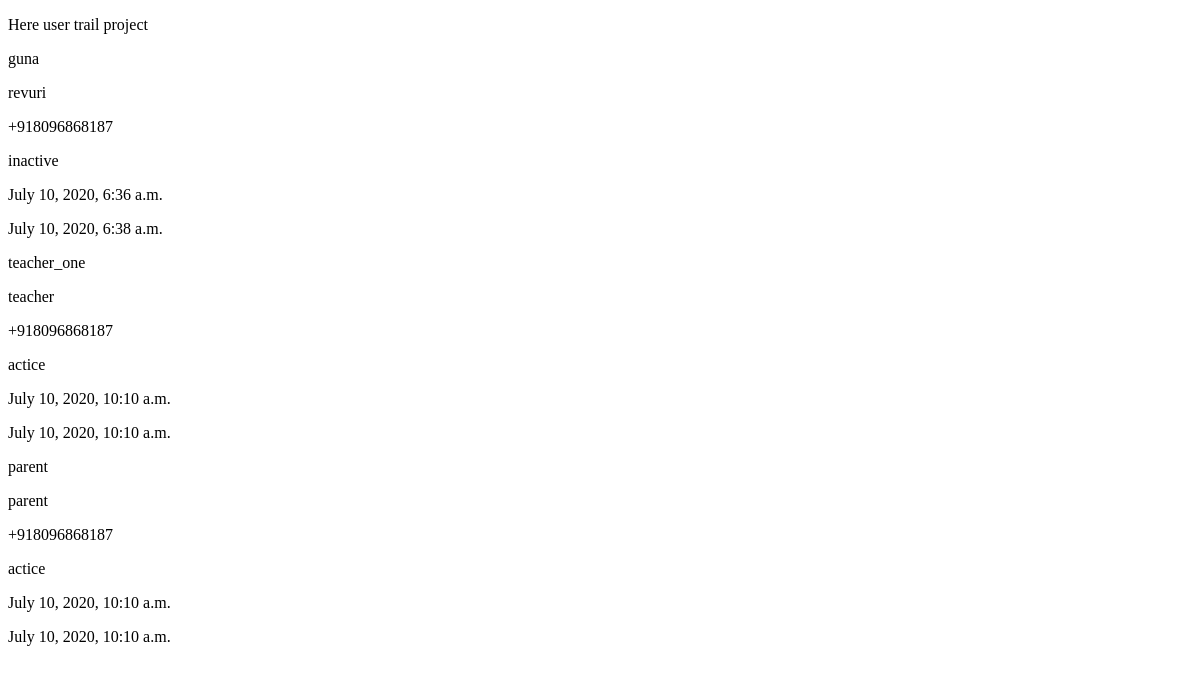
The app's page /, older data.
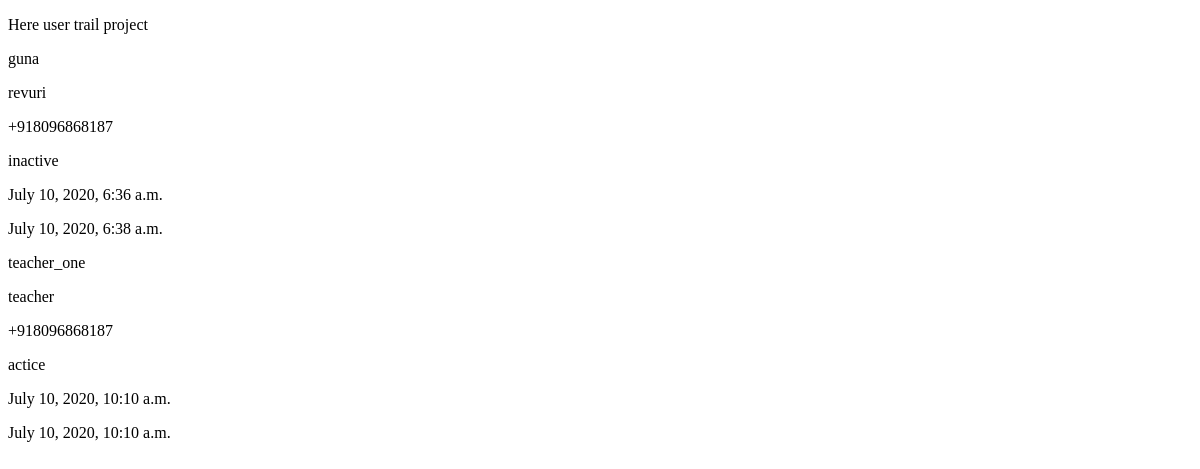
The same page, newer data.
### user/models.py (models this page shows, shortened)
class user(models.Model):
	user_id = models.AutoField(primary_key=True)
	first_name = models.CharField(max_length=255, )
	last_name = models.CharField(max_length=255, )
	phone_number = PhoneNumberField(blank=False)
	status = models.CharField(choices=[(x,x) for x in status_field], max_length=100)
	created_at = models.DateTimeField(auto_now_add=True)
	updated_at = models.DateTimeField(auto_now=True)

### user/views.py (the view)
# urls.py: path('', user_views.index, name='index'),
def index(request):
	context = {
	'users': user.objects.all()
	}
	return render(request, 'user/index.html',context)

### user/templates/user/index.html (shortened to what this page needs)
<!DOCTYPE html>
<html>
<head>
</head>
<body>
	<p>Here user trail project</p>
	{% for user in users %}
	<p>{{user.first_name}}</p>
	<p>{{user.last_name}}</p>
	<p>{{user.phone_number}}</p>
	<p>{{user.status}}</p>
	<p>{{user.created_at}}</p>
	<p>{{user.updated_at}}</p>
	{% endfor %}
</body>
</html>

Row changes from the older to the newer data that the page shows:
removed user: first_name "parent", last_name "parent", phone_number "+918096868187", status "actice", created_at "July 10, 2020, 10:10 a.m.", updated_at "July 10, 2020, 10:10 a.m."
